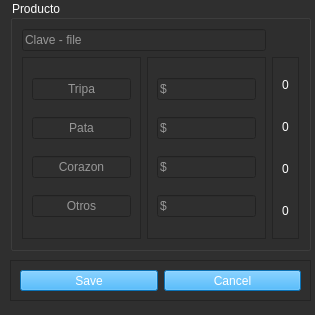
<?xml version="1.0" encoding="UTF-8"?>
<ui version="4.0">
 <class>Producto</class>
 <widget class="QWidget" name="Producto">
  <property name="geometry">
   <rect>
    <x>0</x>
    <y>0</y>
    <width>315</width>
    <height>315</height>
   </rect>
  </property>
  <property name="minimumSize">
   <size>
    <width>315</width>
    <height>315</height>
   </size>
  </property>
  <property name="maximumSize">
   <size>
    <width>315</width>
    <height>315</height>
   </size>
  </property>
  <property name="sizeIncrement">
   <size>
    <width>315</width>
    <height>315</height>
   </size>
  </property>
  <property name="baseSize">
   <size>
    <width>315</width>
    <height>315</height>
   </size>
  </property>
  <property name="cursor">
   <cursorShape>PointingHandCursor</cursorShape>
  </property>
  <property name="windowTitle">
   <string>Fromulario_producto</string>
  </property>
  <property name="styleSheet">
   <string notr="true">QWidget{
background-color: rgb(47, 47, 47);
color: white;
}
QPushButton{
	
	background-color: rgb(16, 160, 255);
}
QPushButton:hover{
	
	
	background-color: rgb(3, 143, 202);
}</string>
  </property>
  <widget class="QGroupBox" name="groupBox">
   <property name="geometry">
    <rect>
     <x>10</x>
     <y>0</y>
     <width>301</width>
     <height>251</height>
    </rect>
   </property>
   <property name="title">
    <string>Producto</string>
   </property>
   <layout class="QGridLayout" name="gridLayout">
    <item row="1" column="2">
     <widget class="QFrame" name="frame_4">
      <property name="frameShape">
       <enum>QFrame::StyledPanel</enum>
      </property>
      <property name="frameShadow">
       <enum>QFrame::Raised</enum>
      </property>
      <layout class="QVBoxLayout" name="verticalLayout">
       <item>
        <widget class="QLabel" name="label_tripa">
         <property name="text">
          <string>&lt;html&gt;&lt;head/&gt;&lt;body&gt;&lt;p align=&quot;center&quot;&gt;0&lt;/p&gt;&lt;/body&gt;&lt;/html&gt;</string>
         </property>
        </widget>
       </item>
       <item>
        <widget class="QLabel" name="label_pata">
         <property name="text">
          <string>&lt;html&gt;&lt;head/&gt;&lt;body&gt;&lt;p align=&quot;center&quot;&gt;0&lt;/p&gt;&lt;/body&gt;&lt;/html&gt;</string>
         </property>
        </widget>
       </item>
       <item>
        <widget class="QLabel" name="label_corazon">
         <property name="text">
          <string>&lt;html&gt;&lt;head/&gt;&lt;body&gt;&lt;p align=&quot;center&quot;&gt;0&lt;/p&gt;&lt;/body&gt;&lt;/html&gt;</string>
         </property>
        </widget>
       </item>
       <item>
        <widget class="QLabel" name="label_otros">
         <property name="text">
          <string>&lt;html&gt;&lt;head/&gt;&lt;body&gt;&lt;p align=&quot;center&quot;&gt;0&lt;/p&gt;&lt;/body&gt;&lt;/html&gt;</string>
         </property>
        </widget>
       </item>
      </layout>
     </widget>
    </item>
    <item row="1" column="1">
     <widget class="QFrame" name="frame">
      <property name="frameShape">
       <enum>QFrame::StyledPanel</enum>
      </property>
      <property name="frameShadow">
       <enum>QFrame::Raised</enum>
      </property>
      <layout class="QVBoxLayout" name="verticalLayout_2">
       <item>
        <widget class="QLineEdit" name="line_pre_tripa">
         <property name="maxLength">
          <number>4</number>
         </property>
         <property name="alignment">
          <set>Qt::AlignLeading|Qt::AlignLeft|Qt::AlignVCenter</set>
         </property>
         <property name="placeholderText">
          <string>$</string>
         </property>
         <property name="clearButtonEnabled">
          <bool>true</bool>
         </property>
        </widget>
       </item>
       <item>
        <widget class="QLineEdit" name="line_pre_pata">
         <property name="maxLength">
          <number>4</number>
         </property>
         <property name="placeholderText">
          <string>$</string>
         </property>
         <property name="clearButtonEnabled">
          <bool>true</bool>
         </property>
        </widget>
       </item>
       <item>
        <widget class="QLineEdit" name="line_pre_corazon">
         <property name="maxLength">
          <number>4</number>
         </property>
         <property name="placeholderText">
          <string>$</string>
         </property>
         <property name="clearButtonEnabled">
          <bool>true</bool>
         </property>
        </widget>
       </item>
       <item>
        <widget class="QLineEdit" name="line_pre_otros">
         <property name="maxLength">
          <number>4</number>
         </property>
         <property name="placeholderText">
          <string>$</string>
         </property>
         <property name="clearButtonEnabled">
          <bool>true</bool>
         </property>
        </widget>
       </item>
      </layout>
     </widget>
    </item>
    <item row="0" column="0" colspan="2">
     <widget class="QLineEdit" name="line_clave_file">
      <property name="maxLength">
       <number>6</number>
      </property>
      <property name="placeholderText">
       <string>Clave - file</string>
      </property>
      <property name="clearButtonEnabled">
       <bool>true</bool>
      </property>
     </widget>
    </item>
    <item row="1" column="0">
     <widget class="QFrame" name="frame_3">
      <property name="frameShape">
       <enum>QFrame::StyledPanel</enum>
      </property>
      <property name="frameShadow">
       <enum>QFrame::Raised</enum>
      </property>
      <layout class="QVBoxLayout" name="verticalLayout_3">
       <item>
        <widget class="QLineEdit" name="line_cant_tripa">
         <property name="maxLength">
          <number>4</number>
         </property>
         <property name="alignment">
          <set>Qt::AlignCenter</set>
         </property>
         <property name="placeholderText">
          <string>Tripa</string>
         </property>
         <property name="clearButtonEnabled">
          <bool>true</bool>
         </property>
        </widget>
       </item>
       <item>
        <widget class="QLineEdit" name="line_cant_pata">
         <property name="maxLength">
          <number>4</number>
         </property>
         <property name="alignment">
          <set>Qt::AlignCenter</set>
         </property>
         <property name="placeholderText">
          <string>Pata</string>
         </property>
         <property name="clearButtonEnabled">
          <bool>true</bool>
         </property>
        </widget>
       </item>
       <item>
        <widget class="QLineEdit" name="line_cant_corazon">
         <property name="maxLength">
          <number>4</number>
         </property>
         <property name="alignment">
          <set>Qt::AlignCenter</set>
         </property>
         <property name="placeholderText">
          <string>Corazon</string>
         </property>
         <property name="clearButtonEnabled">
          <bool>true</bool>
         </property>
        </widget>
       </item>
       <item>
        <widget class="QLineEdit" name="line_cant_otros">
         <property name="maxLength">
          <number>4</number>
         </property>
         <property name="alignment">
          <set>Qt::AlignCenter</set>
         </property>
         <property name="placeholderText">
          <string>Otros</string>
         </property>
         <property name="clearButtonEnabled">
          <bool>true</bool>
         </property>
        </widget>
       </item>
      </layout>
     </widget>
    </item>
   </layout>
  </widget>
  <widget class="QFrame" name="frame_2">
   <property name="geometry">
    <rect>
     <x>10</x>
     <y>260</y>
     <width>301</width>
     <height>41</height>
    </rect>
   </property>
   <property name="frameShape">
    <enum>QFrame::StyledPanel</enum>
   </property>
   <property name="frameShadow">
    <enum>QFrame::Raised</enum>
   </property>
   <layout class="QHBoxLayout" name="horizontalLayout">
    <item>
     <widget class="QPushButton" name="pushButton">
      <property name="text">
       <string>Save</string>
      </property>
     </widget>
    </item>
    <item>
     <widget class="QPushButton" name="pushButton_2">
      <property name="text">
       <string>Cancel</string>
      </property>
     </widget>
    </item>
   </layout>
  </widget>
 </widget>
 <resources/>
 <connections/>
</ui>
